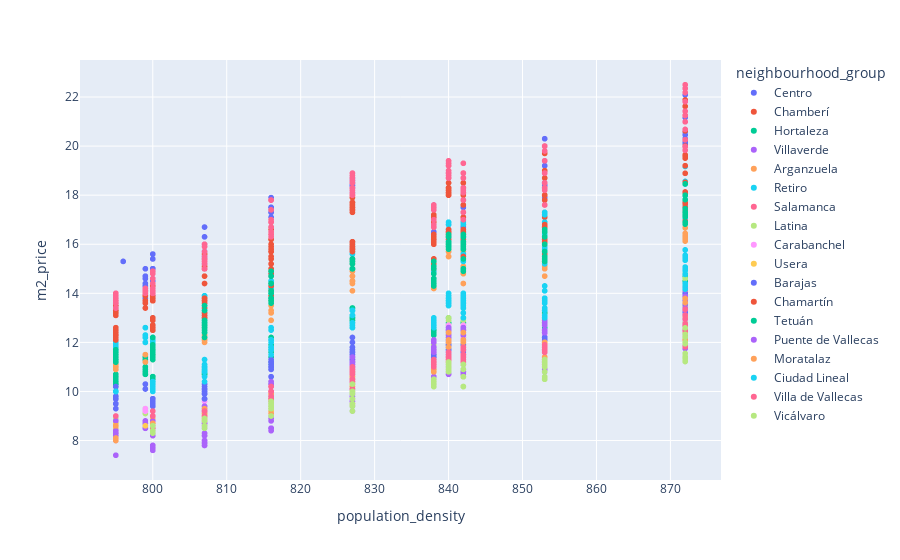

The notebook cell saved with this chart:
### Code cell
fig = px.scatter(df, x="population_density", y = "m2_price", color = "neighbourhood_group")  # x_col, y_col, z_col deben ser numéricas
fig.show()
